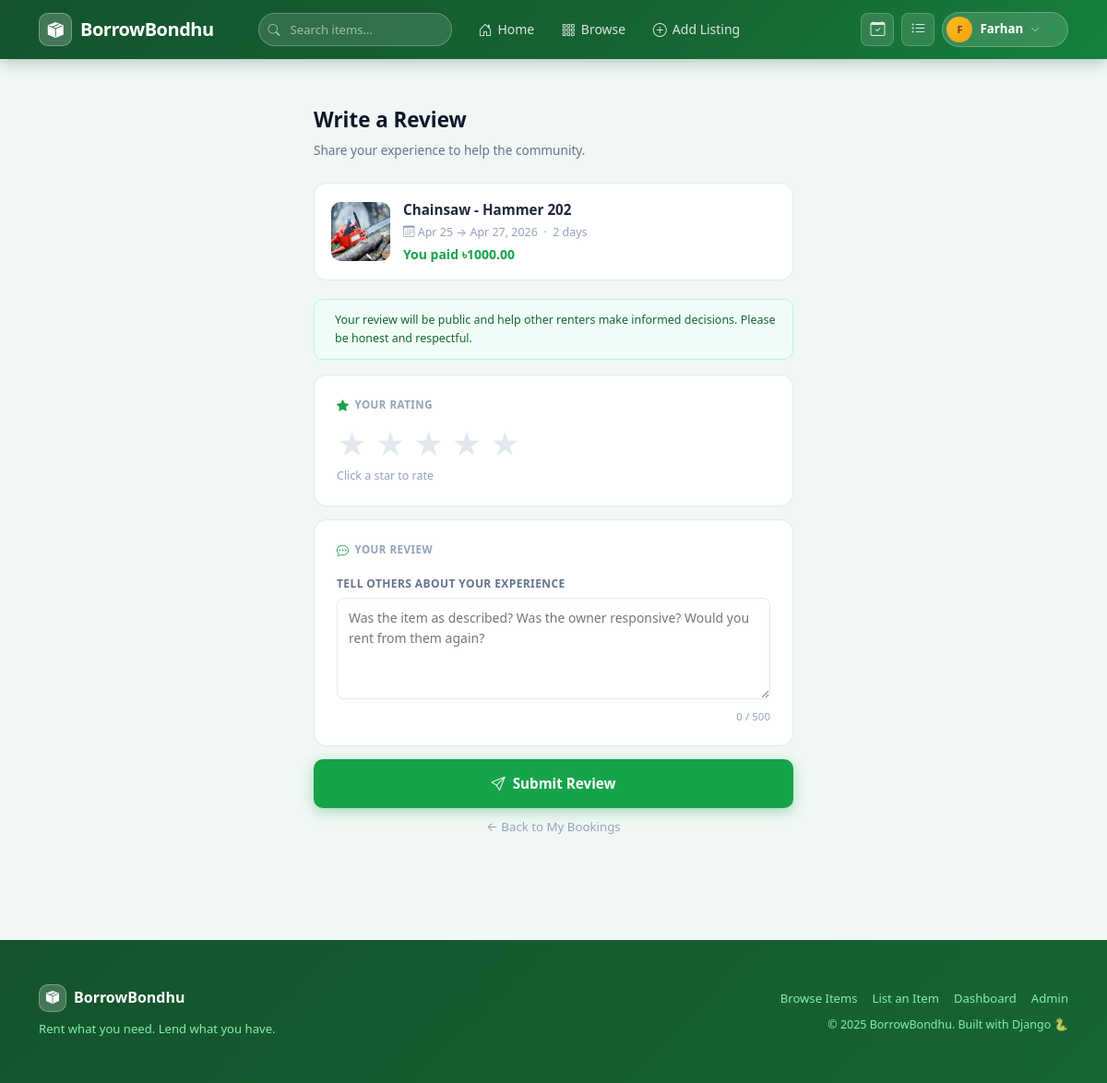
Page /reviews/add/5/ (signed in) on the committed database.
### bookings/models.py (models this page shows, shortened)
class Booking(models.Model):
    STATUS_CHOICES = [
        ('pending', 'Pending'),
        ('accepted', 'Accepted'),
        ('rejected', 'Rejected'),
        ('completed', 'Completed'),
    ]
    renter = models.ForeignKey(User, on_delete=models.CASCADE, related_name='bookings')
    listing = models.ForeignKey(Listing, on_delete=models.CASCADE, related_name='bookings')
    start_date = models.DateField()
    end_date = models.DateField()
    status = models.CharField(max_length=20, choices=STATUS_CHOICES, default='pending')
    created_at = models.DateTimeField(auto_now_add=True)
    message = models.TextField(blank=True, help_text="Optional message to the owner")
    def total_days(self):
        return (self.end_date - self.start_date).days or 1
    def total_price(self):
        return self.total_days() * self.listing.price_per_day

### listings/models.py (models this page shows, shortened)
class Listing(models.Model):
    CATEGORY_CHOICES = [
        ('cameras', 'Cameras & Photography'),
        ('electronics', 'Electronics'),
        ('tools', 'Tools & Equipment'),
        ('events', 'Event Equipment'),
        ('sports', 'Sports & Outdoors'),
        ('other', 'Other'),
    ]
    owner = models.ForeignKey(User, on_delete=models.CASCADE, related_name='listings')
    title = models.CharField(max_length=200)
    description = models.TextField()
    category = models.CharField(max_length=50, choices=CATEGORY_CHOICES)
    price_per_day = models.DecimalField(max_digits=10, decimal_places=2)
    location = models.CharField(max_length=200)
    image = models.ImageField(upload_to='listings/', blank=True, null=True)
    is_available = models.BooleanField(default=True)
    approved = models.BooleanField(default=False)
    created_at = models.DateTimeField(auto_now_add=True)

### reviews/views.py (the view)
# urls.py: path('add/<int:booking_pk>/', views.add_review, name='add_review'),
@login_required
def add_review(request, booking_pk):
    booking = get_object_or_404(Booking, pk=booking_pk, renter=request.user, status='completed')
    if hasattr(booking, 'review'):
        messages.warning(request, 'You have already reviewed this booking.')
        return redirect('my_bookings')
    if request.method == 'POST':
        form = ReviewForm(request.POST)
        if form.is_valid():
            review = form.save(commit=False)
            review.reviewer = request.user
            review.listing = booking.listing
            review.booking = booking
            review.save()
            messages.success(request, 'Review submitted! Thank you.')
            return redirect('listing_detail', pk=booking.listing.pk)
    else:
        form = ReviewForm()
    return render(request, 'reviews/review_form.html', {'form': form, 'booking': booking})

### reviews/forms.py
class ReviewForm(forms.ModelForm):
    class Meta:
        model = Review
        fields = ['rating', 'comment']
        widgets = {
            'comment': forms.Textarea(attrs={'rows': 4}),
        }

### templates/reviews/review_form.html (shortened to what this page needs)
{% extends 'base.html' %}
{% block content %}
<div class="container review-page">
  <div class="review-wrap">
    <div class="page-title">Write a Review</div>
    <div class="page-sub">Share your experience to help the community.</div>
    <div class="booking-summary">
      {% if booking.listing.image %}
        <img src="{{ booking.listing.image.url }}" alt="{{ booking.listing.title }}">
      {% else %}
        <div class="no-img">📦</div>
      {% endif %}
      <div>
        <div class="summary-title">{{ booking.listing.title }}</div>
        <div class="summary-dates">
          <i class="bi bi-calendar3"></i>
          {{ booking.start_date|date:"M d" }} → {{ booking.end_date|date:"M d, Y" }}
          &nbsp;·&nbsp; {{ booking.total_days }} day{{ booking.total_days|pluralize }}
        </div>
        <div class="summary-price">You paid ৳{{ booking.total_price }}</div>
      </div>
    </div>
    <div class="honesty-note">
      <span>Your review will be public and help other renters make informed decisions. Please be honest and respectful.</span>
    </div>
    <form method="post" id="reviewForm">
      <div class="form-card">
        <div class="card-section-title">
          <i class="bi bi-star-fill"></i> Your Rating
        </div>
        <div class="star-selector">
          <label for="s5" title="Excellent">★</label>
          <label for="s4" title="Good">★</label>
          <label for="s3" title="Average">★</label>
          <label for="s2" title="Below Average">★</label>
          <label for="s1" title="Poor">★</label>
        </div>
        <div class="star-hint" id="starHint">Click a star to rate</div>
      </div>
      <div class="form-card">
        <div class="card-section-title">
          <i class="bi bi-chat-dots"></i> Your Review
        </div>
        <label class="field-label">Tell others about your experience</label>
        <textarea
          name="comment"
          id="commentBox"
          maxlength="500"
          placeholder="Was the item as described? Was the owner responsive? Would you rent from them again?"
          required></textarea>
        <div class="char-count"><span id="charCount">0</span> / 500</div>
      </div>
      <button type="submit" class="btn-submit" id="submitBtn">
        <i class="bi bi-send"></i> Submit Review
      </button>
      <a href="{% url 'my_bookings' %}" class="btn-cancel">← Back to My Bookings</a>
    </form>
  </div>
</div>
{% endblock %}

### templates/base.html (shortened to what this page needs)
<!DOCTYPE html>
<html lang="en">
<head>
  <link href="https://cdn.jsdelivr.net/npm/bootstrap@5.3.0/dist/css/bootstrap.min.css" rel="stylesheet">
  <link href="https://cdn.jsdelivr.net/npm/bootstrap-icons@1.11.0/font/bootstrap-icons.css" rel="stylesheet">
</head>
<body>
<nav class="navbar navbar-expand-lg">
  <div class="container" style="gap:16px;">
    <a class="navbar-brand" href="{% url 'home' %}">
      <div class="brand-icon"><i class="bi bi-box-seam-fill"></i></div>
      BorrowBondhu
    </a>
    <div class="collapse navbar-collapse" id="navbarNav">
      <form class="navbar-search mx-3" method="get" action="{% url 'listing_list' %}">
        <i class="bi bi-search search-icon"></i>
        <input type="text" name="q" placeholder="Search items..." autocomplete="off">
      </form>
      <ul class="navbar-nav me-auto align-items-lg-center gap-1">
        <li class="nav-item">
          <a class="nav-link" href="{% url 'home' %}"><i class="bi bi-house-door"></i> Home</a>
        </li>
        <li class="nav-item">
          <a class="nav-link" href="{% url 'listing_list' %}"><i class="bi bi-grid-3x3-gap"></i> Browse</a>
        </li>
        {% if user.is_authenticated %}
        <li class="nav-item">
          <a class="nav-link" href="{% url 'listing_create' %}"><i class="bi bi-plus-circle"></i> Add Listing</a>
        </li>
        {% endif %}
      </ul>
      <ul class="navbar-nav align-items-lg-center gap-2">
        {% if user.is_authenticated %}
        <li class="nav-item">
          <a href="{% url 'my_bookings' %}" class="nav-icon-btn" title="My Bookings">
            <i class="bi bi-calendar-check"></i>
          </a>
        </li>
        <li class="nav-item">
          <a href="{% url 'my_listings' %}" class="nav-icon-btn" title="My Listings">
            <i class="bi bi-list-ul"></i>
          </a>
        </li>
        <li class="nav-item dropdown">
          <a href="#" class="user-avatar-btn dropdown-toggle" data-bs-toggle="dropdown">
            <div class="user-avatar">
              {% if user.first_name %}{{ user.first_name|first|upper }}{% else %}{{ user.username|first|upper }}{% endif %}
            </div>
            <span class="user-avatar-name">{{ user.first_name|default:user.username }}</span>
            <i class="bi bi-chevron-down" style="font-size:10px;color:rgba(255,255,255,0.7);"></i>
          </a>
        </li>
        {% endif %}
      </ul>
    </div>
  </div>
</nav>
{% block content %}{% endblock %}
<footer class="mt-5 py-5">
  <div class="container">
    <div class="row align-items-center">
      <div class="col-md-6 mb-3 mb-md-0">
        <div class="d-flex align-items-center gap-2 mb-2">
          <div class="brand-icon" style="width:30px;height:30px;font-size:14px;">
            <i class="bi bi-box-seam-fill"></i>
          </div>
          <strong style="color:white;font-size:1rem;">BorrowBondhu</strong>
        </div>
        <p class="mb-0" style="font-size:0.82rem;">Rent what you need. Lend what you have.</p>
      </div>
      <div class="col-md-6 text-md-end">
        <div class="d-flex gap-3 justify-content-md-end mb-2" style="font-size:0.82rem;">
          <a href="{% url 'listing_list' %}">Browse Items</a>
          <a href="{% url 'listing_create' %}">List an Item</a>
          {% if user.is_authenticated %}
          <a href="{% url 'dashboard' %}">Dashboard</a>
          {% endif %}
          <a href="/admin/">Admin</a>
        </div>
        <p class="mb-0" style="font-size:0.78rem;">&copy; 2025 BorrowBondhu. Built with Django 🐍</p>
      </div>
    </div>
  </div>
</footer>
</body>
</html>

### templates/base.html (style rules this page uses)
body { background: #f0f7f4; color: #1e293b; font-family: 'Segoe UI', system-ui, -apple-system, sans-serif; font-size: 15px; line-height: 1.6; }
a { color: #16a34a; text-decoration: none; }
.navbar { background: linear-gradient(135deg, #14532d 0%, #166534 60%, #15803d 100%); border-bottom: none; padding: 0; min-height: 64px; position: sticky; top: 0; z-index: 1000; box-shadow: 0 2px 16px rgba(20,83,45,.35); }
.navbar-brand { font-weight: 800; font-size: 1.25rem; color: white !important; letter-spacing: -0.5px; display: flex; align-items: center; gap: 9px; padding: 0; }
.brand-icon { width: 36px; height: 36px; background: rgba(255,255,255,0.2); border: 1.5px solid rgba(255,255,255,0.3); border-radius: 10px; display: flex; align-items: center; justify-content: center; color: white; font-size: 17px; }
.nav-link { font-size: 0.875rem; font-weight: 500; color: rgba(255,255,255,0.85) !important; padding: 0.45rem 0.8rem !important; border-radius: 8px; transition: background 0.15s, color 0.15s; display: flex; align-items: center; gap: 6px; }
.nav-link i { font-size: 15px; }
.navbar-search { position: relative; width: 210px; }
.navbar-search input { border: 1.5px solid rgba(255,255,255,0.25); border-radius: 50px; padding: 7px 16px 7px 34px; font-size: 0.82rem; background: rgba(255,255,255,0.12); color: white; width: 100%; outline: none; transition: border-color 0.15s, background 0.15s; }
.navbar-search input::placeholder { color: rgba(255,255,255,0.55); }
.navbar-search .search-icon { position: absolute; left: 11px; top: 50%; transform: translateY(-50%); color: rgba(255,255,255,0.6); font-size: 13px; pointer-events: none; }
.nav-icon-btn { width: 36px; height: 36px; border-radius: 8px; background: rgba(255,255,255,0.12); border: 1.5px solid rgba(255,255,255,0.2); display: flex; align-items: center; justify-content: center; color: rgba(255,255,255,0.85); font-size: 16px; text-decoration: none; transition: all 0.15s; }
.user-avatar-btn { display: flex; align-items: center; gap: 8px; background: rgba(255,255,255,0.15); border: 1.5px solid rgba(255,255,255,0.25); border-radius: 50px; padding: 4px 10px 4px 4px; cursor: pointer; transition: all 0.15s; text-decoration: none; }
.user-avatar { width: 28px; height: 28px; border-radius: 50%; background: linear-gradient(135deg, #fbbf24, #f59e0b); display: flex; align-items: center; justify-content: center; color: #78350f; font-weight: 800; font-size: 11px; flex-shrink: 0; }
.user-avatar-name { font-size: 0.83rem; font-weight: 600; color: white; max-width: 90px; overflow: hidden; text-overflow: ellipsis; white-space: nowrap; }
footer { background: linear-gradient(135deg, #14532d, #166534); color: #86efac; border-top: none; }
footer strong { color: white; }
footer a { color: #86efac; }

### rows in the picture
Booking: listing.image (picture), listing "Chainsaw - Hammer 202", start_date "Apr 25", end_date "Apr 27, 2026", total_days "2", total_price "1000.00"

### other values in the picture
{{ user.first_name|first|upper }} "F"
{{ user.first_name|default:user.username }} "Farhan"
